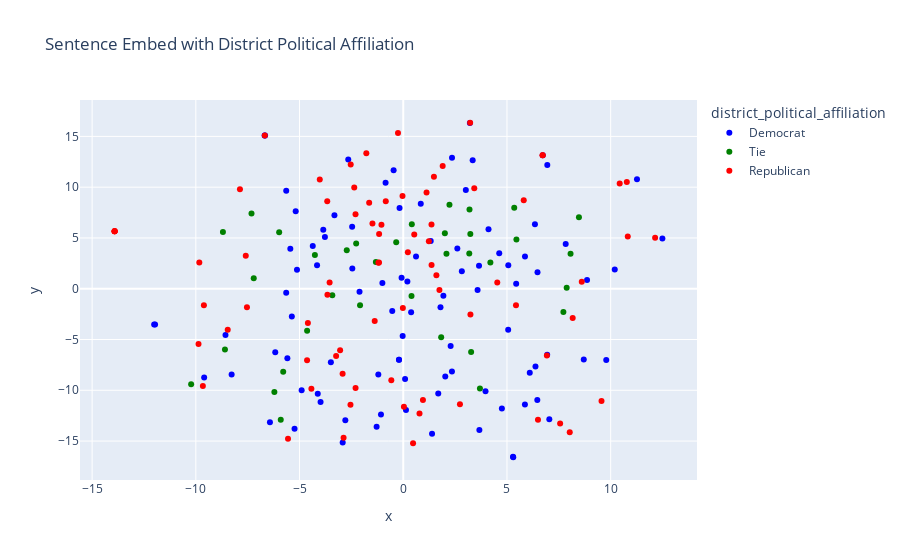

The notebook cell this image was saved under:
### Code cell
fig = px.scatter(df_2d, x='x', y='y',title='Sentence Embed with District Political Affiliation', color='district_political_affiliation',color_discrete_map=color_discrete_map, hover_data=['schoolname', 'charter_political_affiliation', 'countydescription'])
fig.show()

### Figure 1 — Plotly figure (JSON) as saved in the notebook; plotly's stock layout.template omitted (floating-point values rounded to 4 significant figures; data arrays with more than 128 entries replaced by an {"elided": "..."} marker saying what was removed)
{"data": [{"customdata": {"elided": "94x3 str values"}, "hovertemplate": "district_political_affiliation=Democrat<br>x=%{x}<br>y=%{y}<br>schoolname=%{customdata[0]}<br>charter_political_affiliation=%{customdata[1]}<br>countydescription=%{customdata[2]}<extra></extra>", "legendgroup": "Democrat", "marker": {"color": "blue", "symbol": "circle"}, "mode": "markers", "name": "Democrat", "orientation": "v", "showlegend": true, "type": "scatter", "x": [-0.4644, 2.608, -0.8515, -1.202, 3.347, 11.27, -12.01, -2.455, -5.642, 3.654, -2.108, -3.489, 3.212, -5.241, -8.275, -0.02838, 3.966, -0.1781, -5.444, -3.777, 4.628, 6.726, 6.94, -1.284, 5.444, -5.643, 2.348, -0.2055, -0.2056, -6.427, 2.285, 0.1986, -9.598, -3.986, 0.8441, -4.122, 3.018, -5.124, -2.652, 10.2, -3.317, -8.57, 7.832, 1.324, -6.683, 6.349, -4.898, -4.156, -6.664, -5.185, 6.375, -2.463, 5.064, -0.5304, -11.96, -3.856, 5.866, 6.099, 4.111, -4.363, 4.755, 5.869, 12.49, 0.08898, 2.351, 8.861, 6.473, 5.059, 1.935, 0.6156, 2.825, 7.042, -6.171, 1.795, 3.584, 6.463, -0.08006, 5.291, 5.303, -2.919, -5.371, 0.1316, -1.074, -2.792, 1.388, -1.005, 9.787, 0.3801, 8.703, 2.026, 3.671, -5.587, 1.688, 6.944], "xaxis": "x", "y": [11.68, 3.969, 10.44, -8.442, 12.65, 10.78, -3.531, 1.995, 9.64, 2.27, -0.3034, -7.235, 16.33, -13.78, -8.453, -4.643, -10.1, 7.938, 3.94, 5.083, 3.502, 13.14, -6.493, -13.59, 0.4942, -0.3984, -8.153, -7.004, -7.004, -13.15, -5.647, 0.7137, -8.745, -11.15, 8.365, -10.34, 9.733, 1.865, 12.73, 1.905, 7.23, -4.554, 4.393, 4.698, 15.08, 6.349, -10.01, 2.323, 15.08, 7.64, -7.658, 6.092, 2.304, -2.193, -3.533, 5.8, -11.39, -8.262, 5.848, 4.201, -11.79, 3.18, 4.948, -8.889, 12.89, 0.8531, 1.611, -4.048, -0.697, 3.17, 1.723, -12.85, -6.251, -1.826, -0.1133, -10.96, 1.085, -16.55, -16.59, -15.15, -2.723, -11.95, -12.38, -12.95, -14.29, 0.5558, -7.027, -2.32, -6.973, -8.64, -13.92, -6.837, -10.31, 12.18], "yaxis": "y"}, {"customdata": [["River Mill Academy", "Democrat", "Alamance"], ["The Hawbridge School", "Democrat", "Alamance"], ["Clover Garden", "Republican", "Alamance"], ["Alamance Community School", "Democrat", "Alamance"], ["Emereau: Bladen", "Democrat", "Bladen"], ["ArtSpace Charter School", "Democrat", "Buncombe"], ["IC Imagine ", "Democrat", "Buncombe"], ["The Franklin School of Innovation", "Tie", "Buncombe"], ["Francine Delany New School", "Democrat", "Buncombe"], ["Carolina International School", "Democrat", "Cabarrus"], ["Cabarrus Charter Academy", "Republican", "Cabarrus"], ["A.C.E. Academy", "Democrat", "Cabarrus"], ["Concord Lake STEAM Academy", "Republican", "Cabarrus"], ["Falls Lake Academy", "Republican", "Granville"], ["Oxford Preparatory", "Democrat", "Granville"], ["Summit Charter", "Republican", "Jackson"], ["The Academy of Moore County", "Republican", "Moore"], ["STARS Charter", "Tie", "Moore"], ["Moore Montessori Community School", "Democrat", "Moore"], ["Eno River Academy", "Tie", "Orange"], ["The Expedition School", "Tie", "Orange"], ["Arapahoe Charter School", "Tie", "Pamlico"], ["Millennium Charter Academy", "Republican", "Surry"], ["Union Academy", "Republican", "Union"], ["Union Day School", "Tie", "Union"], ["Union Prep Academy at Indian Trail", "Republican", "Union"], ["Monroe Charter Academy", "Tie", "Union"], ["Apprentice Academy High School", "Republican", "Union"], ["Dillard Academy", "Tie", "Wayne"], ["Wayne Preparatory Academy", "Tie", "Wayne"], ["Asheville PEAK Academy", "Democrat", "Buncombe"], ["Evergreen Community Charter", "Democrat", "Buncombe"], ["Bear Grass Charter School", "Tie", "Martin"], ["Paul R. Brown Leadership Academy", "Democrat", "Bladen"], ["Two Rivers Community School", "Democrat", "Watauga"]], "hovertemplate": "district_political_affiliation=Tie<br>x=%{x}<br>y=%{y}<br>schoolname=%{customdata[0]}<br>charter_political_affiliation=%{customdata[1]}<br>countydescription=%{customdata[2]}<extra></extra>", "legendgroup": "Tie", "marker": {"color": "green", "symbol": "circle"}, "mode": "markers", "name": "Tie", "orientation": "v", "showlegend": true, "type": "scatter", "x": [0.3994, 2.006, 5.351, 7.721, 8.066, -4.635, 3.234, 4.201, 0.4131, 3.697, -1.321, -2.27, -6.213, 2.228, 7.879, -4.259, 3.273, -0.3393, -2.723, 1.829, 3.184, -8.694, -2.083, -5.982, 5.456, 8.47, -3.42, 2.083, 3.194, -7.316, -8.596, -5.906, -5.787, -10.23, -7.209], "xaxis": "x", "y": [-0.7097, 5.462, 7.974, -2.295, 3.444, -4.138, 5.4, 2.591, 6.352, -9.815, 2.627, 4.448, -10.17, 8.261, 0.1043, 3.329, -6.22, 4.567, 3.801, -4.785, 3.459, 5.575, -1.625, 5.56, 4.858, 7.043, -0.653, 3.446, 7.797, 7.399, -5.978, -12.9, -8.18, -9.404, 1.03], "yaxis": "y"}, {"customdata": {"elided": "77x3 str values"}, "hovertemplate": "district_political_affiliation=Republican<br>x=%{x}<br>y=%{y}<br>schoolname=%{customdata[0]}<br>charter_political_affiliation=%{customdata[1]}<br>countydescription=%{customdata[2]}<extra></extra>", "legendgroup": "Republican", "marker": {"color": "red", "symbol": "circle"}, "mode": "markers", "name": "Republican", "orientation": "v", "showlegend": true, "type": "scatter", "x": [9.559, 1.744, -1.643, -3.655, -1.484, 10.43, -7.535, -9.832, -2.924, 1.479, -5.556, -1.051, 1.235, -3.044, -2.363, 3.239, 6.714, 6.726, 0.2226, 5.809, 10.78, -3.665, 8.027, 3.424, -4.429, 7.563, 2.734, 6.495, -4.025, -7.873, -4.597, -9.611, 0.7841, 10.83, -0.8426, -1.376, -3.551, -1.78, 12.14, 5.435, 1.363, 1.123, -0.03571, -0.5749, -9.871, -0.2535, 3.225, -1.164, 6.924, 0.53, -1.197, -8.463, -6.673, 1.365, -2.301, -1.168, 8.607, -2.533, 0.03203, -2.299, 8.169, -9.661, -2.545, -13.92, -13.92, 1.598, -13.92, -13.92, 0.9492, 4.533, -0.01895, 1.901, -3.237, 0.4728, -4.637, -7.592, -2.877], "xaxis": "x", "y": [-11.06, -0.1132, 8.474, -0.5877, 6.423, 10.36, -1.817, 2.586, -8.379, 11.03, -14.77, 6.298, 4.664, -6.059, 9.965, -2.543, 13.14, 13.14, 3.603, 8.707, 10.51, 8.614, -14.13, 9.884, -9.842, -13.28, -11.38, -12.91, 10.76, 9.784, -3.372, -1.617, -12.28, 5.143, 8.62, -3.172, 0.6238, 13.35, 5.013, -1.616, 6.334, 9.481, 9.142, -9.012, -5.435, 15.33, 16.34, 5.378, -6.568, 5.336, 2.563, -4.029, 15.08, 2.328, 7.322, 2.589, 0.6919, 12.24, -11.63, -9.768, -2.889, -9.575, -11.41, 5.651, 5.651, 1.328, 5.651, 5.651, -10.95, 0.6097, -1.908, 12.08, -6.614, -15.21, -7.035, 3.247, -14.67], "yaxis": "y"}], "layout": {"legend": {"title": {"text": "district_political_affiliation"}, "tracegroupgap": 0}, "title": {"text": "Sentence Embed with District Political Affiliation"}, "xaxis": {"anchor": "y", "domain": [0, 1], "title": {"text": "x"}}, "yaxis": {"anchor": "x", "domain": [0, 1], "title": {"text": "y"}}}}
